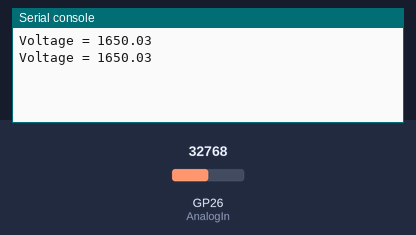
This program was run on a simulated Raspberry Pi Pico running MicroPython. Parts: the last lines printed to the serial console. The test bench sets the inputs (shaded band); at power-on: GP26 (AnalogIn) = 32768 (analog values on the 0–65535 scale).

Above: at 1.2 s.
1.3 s: GP26 (AnalogIn) set to 0
At 2.8 s:
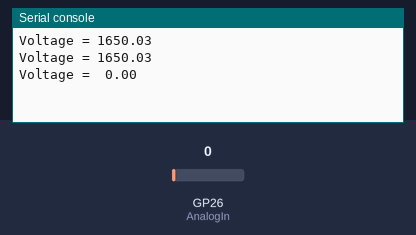
3.5 s: GP26 (AnalogIn) set to 7864
At 4.4 s:
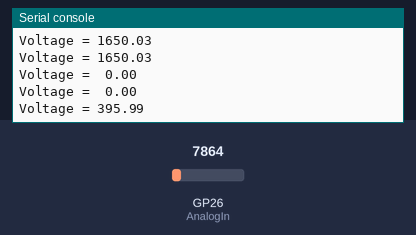

The program:

Voltmeter.py
```python
#--------------------------------------------------------
#				VOLTMETER
#				=========
#
# This is a voltmeter project. The voltage to me measured
# is applied to GP26 (pin 31) of the Pico
#
# Author: Dogan Ibrahim
# File  : Voltmeter.py
# Date  : February 2011
#----------------------------------------------------------
from machine import ADC
import utime

AnalogIn = ADC(0)						# ADC channel 0
Conv = 3300 / 65535						# Conversion factor

while True:								# Do forever
    mV = AnalogIn.read_u16()			# Read input
    mV = mV * Conv						# Input in mV
    print("Voltage = %5.2f" %mV)		# Display
    utime.sleep(1)						# Wait 1 second
```

Measured:
- after the input at 1.3 s, the serial console: prints a new line after 0.70 s (image 1)
- after the input at 3.5 s, the serial console: prints a new line after 0.50 s (image 2)
